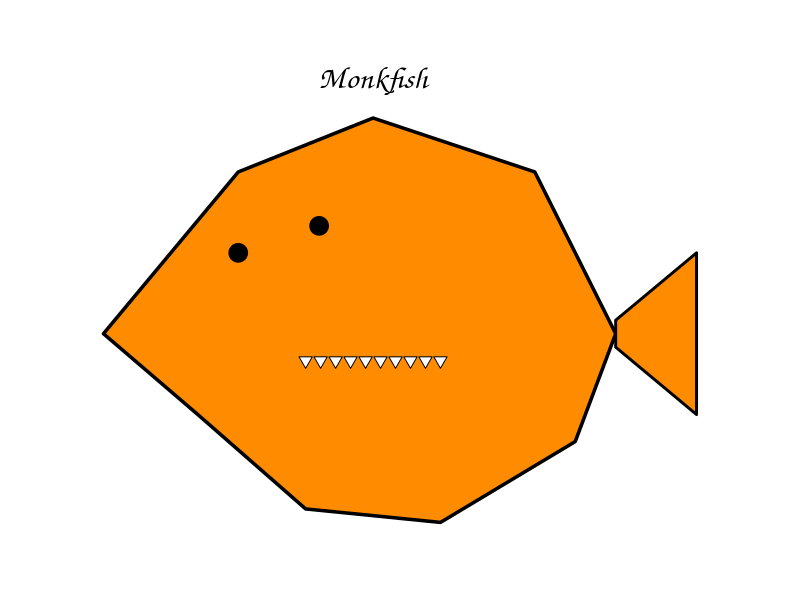

The R source for this figure:
# A silly R plot that *looks like a monkfish*
# This uses ggplot2 shapes, polygons, and annotations to fake a monkfish silhouette.

library(ggplot2)
library(dplyr)

plot_monkfish_shape <- function() {
  
  # Body polygon (blobby monkfish shape)
  body <- tibble(
    x = c(-2, -1, 0, 1.2, 1.8, 1.5, 0.5, -0.5, -1.3, -2),
    y = c(0, 1.2, 1.6, 1.2, 0, -0.8, -1.4, -1.3, -0.6, 0)
  )
  
  # Tail
  tail <- tibble(
    x = c(1.8, 2.4, 2.4, 1.8),
    y = c(0.1, 0.6, -0.6, -0.1)
  )
  
  # Eyes
  eyes <- tibble(
    x = c(-1, -0.4),
    y = c(0.6, 0.8)
  )
  
  # Teeth as small downward triangles
  teeth <- tibble(
    x = seq(-0.5, 0.5, length.out = 10),
    y = rep(-0.2, 10)
  )
  
  ggplot() +
    geom_polygon(data = body, aes(x, y), fill = "darkorange", color = "black", linewidth = 1.2) +
    geom_polygon(data = tail, aes(x, y), fill = "darkorange", color = "black", linewidth = 1) +
    geom_point(data = eyes, aes(x, y), size = 6, shape = 21, fill = "black") +
    geom_point(data = eyes, aes(x, y), fill = "lightblue", size = 3) +
    geom_point(data = teeth, aes(x, y), shape = 25, size = 3, fill = "white") +
    annotate("text", x = 0, y = 1.9, label = "Monkfish", size = 8, family = "Comic Sans MS") +
    coord_equal() +
    theme_void() +
    theme(plot.margin = margin(40,40,40,40))
}

# Example:
p <- plot_monkfish_shape()
print(p)